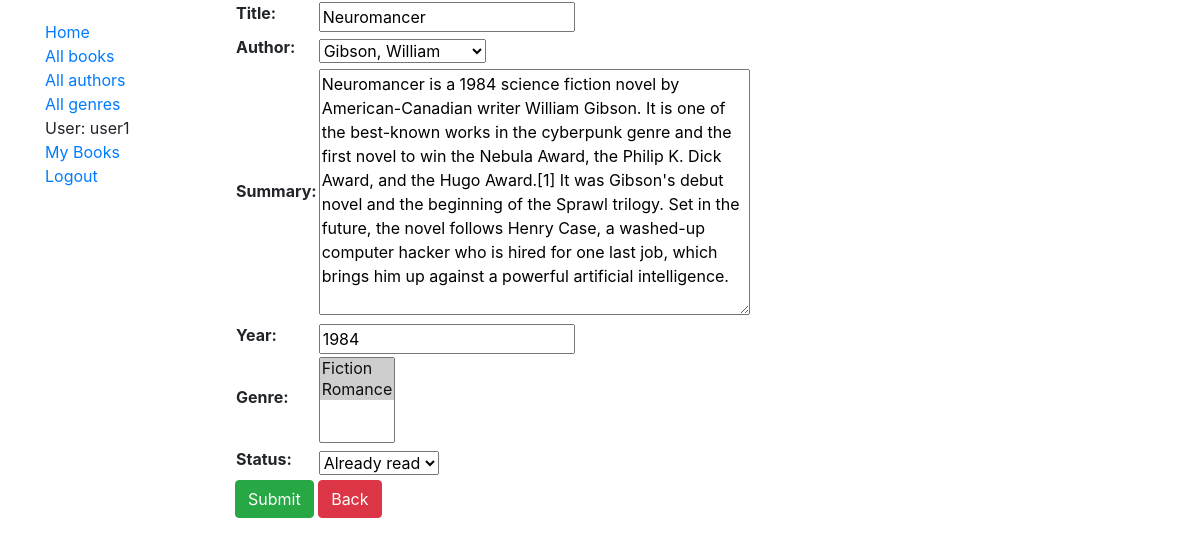
Screenshot of /catalog/book/d0b9dd65-1ef2-4419-a067-2c172cb54529/update/ (signed in) with the database file from the repository.
### catalog/models.py (models this page shows, shortened)
class Book(models.Model):
    id = models.UUIDField(primary_key=True, default=uuid.uuid4)
    title = models.CharField(max_length=200)
    author = models.ForeignKey('Author', on_delete=models.SET_NULL, null=True)
    summary = models.TextField(max_length=1000)
    year = models.CharField(max_length=200, null=True, blank=True)
    genre = models.ManyToManyField(Genre)
    owner = models.ForeignKey(User, on_delete=models.SET_NULL, null=True, blank=True)
    READ_STATUS = {
        ('w', 'Want to read'),
        ('a', 'Already read'),
        ('r', 'Reading now')
    }
    status = models.CharField(
        max_length=1,
        choices=READ_STATUS,
        blank=True,
        default='w'
    )

### catalog/views.py (the view)
# urls.py: path('book/<str:pk>/update/', views.BookUpdate.as_view(), name='book_update'),
class BookUpdate(LoginRequiredMixin, UpdateView):
    model = Book
    fields = ['title', 'author', 'summary', 'year', 'genre', 'status']

### catalog/models.py (called while the page is built)
    def __str__(self):
        return self.name

    def __str__(self):
        return f'{self.last_name}, {self.first_name}'

### catalog/templates/catalog/book_form.html (shortened to what this page needs)
{% extends "base_generic.html" %}
{% block content %}
  <form action="" method="post">
    <table>
    {{ form.as_table }}
    </table>
    <input class="btn btn-success" type="submit" value="Submit">
    <a class="btn btn-danger" href="{% url 'index' %}">Back</a>
  </form>
{% endblock %}

### catalog/templates/base_generic.html (shortened to what this page needs)
<!doctype html>
<html lang="en">
  <head>
    <link rel="stylesheet" href="https://stackpath.bootstrapcdn.com/bootstrap/4.3.1/css/bootstrap.min.css">
    {% load static %}
    <link rel="stylesheet" href="{% static 'css/styles.css' %}">
  </head>
  <body>
    <section class="container">
      <div class="row">
        <div class="col-sm-2">
        {% block sidebar %}
          <ul class="sidebar-nav">
            <li><a href="{% url 'index' %}">Home</a></li>
            <li><a href="{% url 'books' %}">All books</a></li>
            <li><a href="{% url 'authors' %}">All authors</a></li>
            <li><a href="{% url 'genres' %}">All genres</a></li>
            {% if user.is_authenticated %}
              <li>User: {{ user.get_username }}</li>
              <li><a href="{% url 'my-owned' %}">My Books</a></li>
              <li><a href="{% url 'logout'%}?next={{request.path}}">Logout</a></li>
            {% else %}
              <li><a href="{% url 'login'%}?next={{request.path}}">Login</a></li>
            {% endif %}
          </ul>
        {% endblock %}
        </div>
        <div class="col-sm-10">{% block content %}{% endblock %}</div>
      </div>
    </section>
  </body>
</html>

### catalog/static/css/styles.css (style rules this page uses)
.sidebar-nav { margin-top: 20px; padding: 0; list-style: none; }

### rows the page displays
Book: title "Neuromancer", author "Gibson, William", summary "Neuromancer is a 1984 science fiction novel by American-Canadian writer William Gibson. It is one of the best-known works in the cyberpunk genre and the first novel to win the Nebula Award, the Philip K. Dick Award, and the Hugo Award.[1] It was Gibson's debut novel and the beginning of the Sprawl trilogy. Set in the future, the novel follows Henry Case, a washed-up computer hacker who is hired for one last job, which brings him up against a powerful artificial intelligence.", year "1984", status "Already read"

### other values shown
{{ user.get_username }} "user1"
